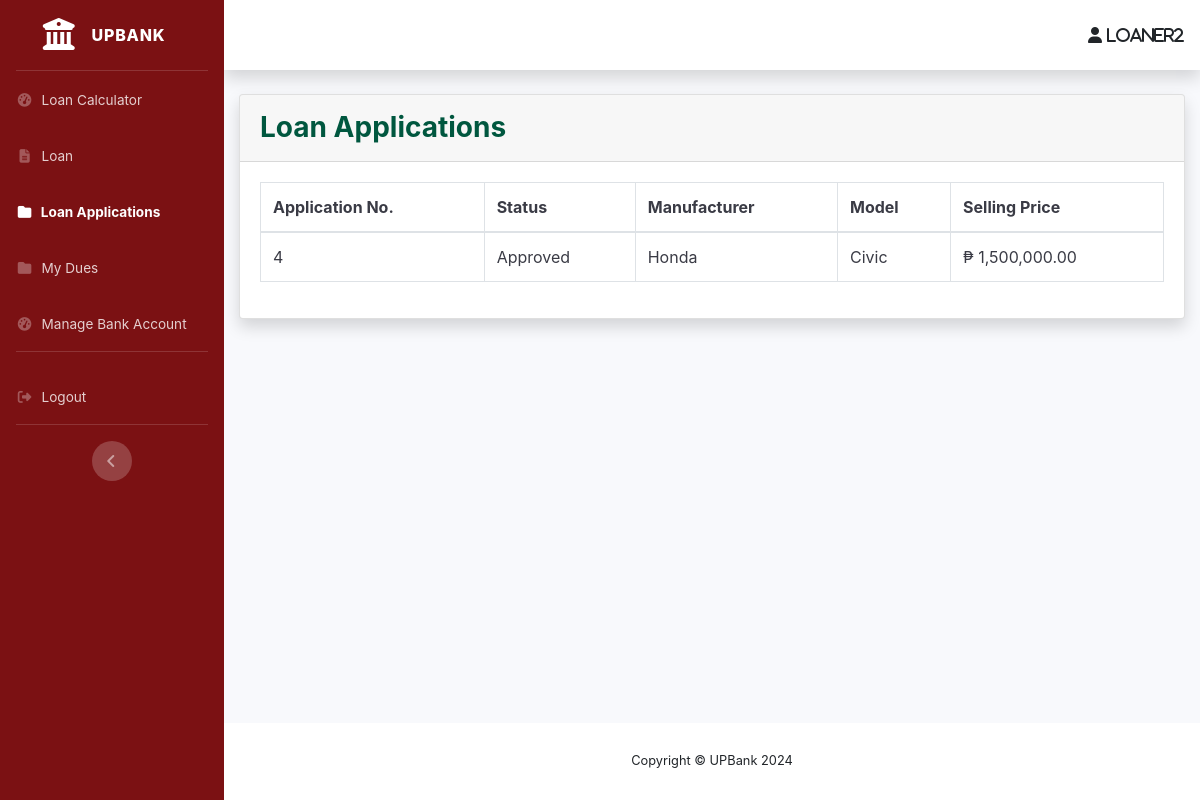
The page /borrower/view-loan-apps (signed in) on the database its author committed.
### loans_borrower/models.py (models this page shows, shortened)
class Loans(models.Model):
    STATUS = (
        ('For Review', 'For Review'),
        ('Approved', 'Approved'),
        ('Rejected', 'Rejected'),
    )
    CIV_STATUS = (
        ('Married', 'Married'),
        ('Separated', 'Separated'),
        ('Single', 'Single'),
        ('Widower', 'Widower'),
    )
    LEN_STAY = (
        ('Months', 'Months'),
        ('Years', 'Years'),
    )
    HOME_OWN = (
        ('Mortgage', 'Mortgage'),
        ('Rented', 'Rented'),
        ('Owned', 'Owned'),
        ('Used Free/Living with Parents/Relatives', 'Used Free/Living with Parents/Relatives'),
    )
    PHONE_TYPE = (
        ('Home', 'Home'),
        ('Mobile', 'Mobile'),
    )
    PRIME_INCOME = (
        ('Employment', 'Employment'),
        ('Business', 'Business'),
    )
    EMP_TYPE = (
        ('Local(Government)', 'Local(Government)'),
        ('Local(Private)', 'Local(Private)'),
        ('OFW Non-Immigrant(Government)', 'OFW Non-Immigrant(Government)'),
        ('OFW Non-Immigrant(Private)', 'OFW Non-Immigrant(Private)'),
    )
    LOAN_TAG = (
        ('Pending', 'Pending'),
        ('Delinquent', 'Delinquent'),
        ('In-Loan Default', 'In-Loan Default'),
        ('Completed', 'Completed'),
    )
    app_date = models.DateTimeField(null=True, blank=True)
    status = models.CharField(default='For Review',max_length=100, choices=STATUS, null=True)
    make = models.CharField(max_length=100, null=True, blank=False)
    model = models.CharField(max_length=100, null=True, blank=False)
    sell_price = models.DecimalField(max_digits=50, decimal_places=2, null=True, blank=False)
    dp_percent = models.PositiveIntegerField(null=True, blank=False)
    dp_amt = models.DecimalField(max_digits=50, decimal_places=2, null=True, blank=False)
    loan_amt = models.DecimalField(max_digits=50, decimal_places=2, null=True, blank=False)
    no_of_payments = models.IntegerField(null=True, blank=False)
    loan_bal = models.DecimalField(default=0,max_digits=50, decimal_places=2, null=True, blank=True)
    user = models.ForeignKey(User, on_delete=models.CASCADE, null=True, blank=True)
    first_name = models.CharField(max_length=100, null=True, blank=False)
    middle_name = models.CharField(max_length=100, null=True, blank=True)
    last_name = models.CharField(max_length=100, null=True, blank=False)
    birthdate = models.DateField(null=True, blank=False)
    civ_status = models.CharField(max_length=100, choices=CIV_STATUS, null=True, blank=False)
    unit_no = models.CharField(max_length=100, null=True, blank=False)
    condo_name = models.CharField(max_length=100, null=True, blank=True)
    street = models.CharField(max_length=100, null=True, blank=False)
    subdiv_brgy = models.CharField(max_length=100, null=True, blank=False)
    city = models.CharField(max_length=100, null=True, blank=False)
    municip_prov = models.CharField(max_length=100, null=True, blank=False)
    country = models.CharField(max_length=100, null=True, blank=False)
    len_stay = models.CharField(max_length=100, choices=LEN_STAY, null=True, blank=False)
    len_stay_num = models.IntegerField(null=True, blank=False)
    home_own = models.CharField(max_length=100, choices=HOME_OWN, null=True, blank=False)
    phone_type = models.CharField(max_length=100, choices=PHONE_TYPE, null=True, blank=False)
    home_num = models.CharField(max_length=100, null=True, blank=True)
    mobile_num = PhoneNumberField(max_length=100, null=True, blank=True)
    email_add = models.CharField(max_length=100, null=True, blank=False)
    prime_income = models.CharField(max_length=100, choices=PRIME_INCOME, null=True, blank=False)
    emp_type = models.CharField(max_length=100, choices=EMP_TYPE, null=True, blank=True)
    emp_name = models.CharField(max_length=100, null=True, blank=True)
    job_pos = models.CharField(max_length=100, null=True, blank=True)
    emp_tenure = models.CharField(max_length=100, choices=LEN_STAY, null=True, blank=True)
    emp_tenure_num = models.IntegerField(null=True, blank=True)
    emp_monthly_income = models.DecimalField(max_digits=50, decimal_places=2, null=True, blank=True)
    emp_work_no = models.CharField(max_length=100, null=True, blank=True)
    bsns_type = models.CharField(default="Self-Employed", max_length=100, null=True, blank=True)
    bsns_name = models.CharField(max_length=100, null=True, blank=True)
    bsns_tenure = models.CharField(max_length=100, choices=LEN_STAY, null=True, blank=True)
    bsns_tenure_num = models.IntegerField(null=True, blank=True)
    bsns_monthly_income = models.DecimalField(max_digits=50, decimal_places=2, null=True, blank=True)
    bsns_work_no = models.CharField(max_length=100, null=True, blank=True)
    bsns_unit_no = models.CharField(max_length=100, null=True, blank=True)
    bsns_condo_name = models.CharField(max_length=100, null=True, blank=True)
    bsns_street = models.CharField(max_length=100, null=True, blank=True)
    bsns_subdiv_brgy = models.CharField(max_length=100, null=True, blank=True)
    bsns_city = models.CharField(max_length=100, null=True, blank=True)
    bsns_municip_prov = models.CharField(max_length=100, null=True, blank=True)
    bsns_country = models.CharField(max_length=100, null=True, blank=True)
    loan_docs = models.FileField(upload_to='loan_docs/', null=True, blank=True)
    loan_tag = models.CharField(default='Pending', max_length=100, choices=LOAN_TAG, null=True, blank=True)

### loans_borrower/views.py (the view)
# urls.py: path('view-loan-apps', views.viewLoanApps, name="view-loan-apps"),
def viewLoanApps(request):
    user = request.user
    loans = Loans.objects.filter(user=user)
    data = {
        'loans' : loans,
    }
    return render(request, 'loans_borrower/view-loan-apps.html', data)

### bank_officer/templatetags/auth_extras.py (called while the page is built)
@register.filter(name='has_group')
def has_group(user, group_name):
    group = Group.objects.get(name=group_name)
    return True if group in user.groups.all() else False

### loans_borrower/templates/loans_borrower/view-loan-apps.html (shortened to what this page needs)
{% extends 'navbar/navbar.html' %}
{% load static %}
{% block content %}
{% load humanize %}
                    <div class="card shadow mb-4">
                        <div class="card-header py-3">
                            <h3 class="m-0 font-weight-bold" style="color:#00573f">Loan Applications</h3>
                        </div>
                        <div class="card-body">
                            <div class="table-responsive">
                                <table class="table table-hover table-bordered text-gray-900" id="dataTable" width="100%" cellspacing="0">
                                    <thead>
                                        <tr>
                                            <th>Application No.</th>
                                            <th>Status</th>
                                            <th>Manufacturer</th>
                                            <th>Model</th>
                                            <th>Selling Price</th>
                                        </tr>
                                    </thead>
                                    <tbody>
                                        {% for loan in loans %}
                                                <tr onclick="window.location='{% url 'view-loan-apps-info' loan.id %}'">
                                                    <td>{{loan.id}}</a></td>
                                                    <td>{{loan.status}}</td>
                                                    <td>{{loan.make}}</td>
                                                    <td>{{loan.model}}</td>
                                                    <td>₱ {{loan.sell_price|intcomma}}</td>
                                                </tr>
                                        {% endfor %}
                                    </tbody>
                                </table>
                            </div>
                        </div>
                    </div>
{% endblock content %}

### navbar/templates/navbar/navbar.html (shortened to what this page needs)
{% load auth_extras %}
{% load static %}
<!DOCTYPE html>
<html lang="en">
<head>
    <link rel="stylesheet" href="https://use.fontawesome.com/releases/v6.4.0/css/all.css">
    <link href="{% static 'vendor/fontawesome-free/css/all.min.css' %}" rel="stylesheet" type="text/css">
    <link href="{% static 'css/sb-admin-2.min.css' %}" rel="stylesheet">
    <link href="{% static 'vendor/datatables/dataTables.bootstrap4.min.css' %}" rel="stylesheet">
    <link href="https://stackpath.bootstrapcdn.com/bootstrap/4.3.1/css/bootstrap.min.css" rel="stylesheet">
</head>
<body id="page-top">
    <div id="wrapper">
        <ul class="navbar-nav bg-gradient-primary sidebar sidebar-dark accordion" style="background:#7b1113" id="accordionSidebar">
            <a class="sidebar-brand d-flex align-items-center justify-content-center" href="#">
                <div class="sidebar-brand-icon"><i class="fa fa-building-columns"></i></div>
                <div class="sidebar-brand-text mx-3">UPBank</div>
            </a>
            <hr class="sidebar-divider my-0">
            <li class="nav-item {% if request.resolver_match.view_name == 'loan-calculator' %}active{% endif %}">
                <a class="nav-link" href="{% url 'loan-calculator' %}">
                    <i class="fas fa-fw fa-tachometer-alt"></i>
                    <span>Loan Calculator</span></a>
            </li>
            <li class="nav-item">
                {% if not user.is_authenticated %}
                <li class="nav-item {% if request.resolver_match.view_name == 'login' %}active{% endif %}">
                    <a class="nav-link" href="{% url 'login' %}">
                        <i class="fas fa-fw fa-cog"></i>
                        <span>Login</span></a>
                <li class="nav-item {% if request.resolver_match.view_name == 'register' %}active{% endif %}">
                    <a class="nav-link" href="{% url 'register' %}">
                        <i class="fas fa-fw fa-table"></i>
                        <span>Register</span></a>
                </li>
                {% else %}
                    {% if request.user|has_group:"borrower" %}
                    <li class="nav-item {% if request.resolver_match.view_name == 'loan-apply' %}active{% endif %}">
                    <a class="nav-link" href="{% url 'loan-apply' %}">
                        <i class="fas fa-fw fa-file-alt"></i>
                        <span>Loan</span></a>
                    </li>
                    <li class="nav-item {% if request.resolver_match.view_name == 'view-loan-apps' %}active{% endif %}">
                    <a class="nav-link" href="{% url 'view-loan-apps' %}">
                        <i class="fas fa-fw fa-folder"></i>
                        <span>Loan Applications</span></a>
                    </li>
                    <li class="nav-item {% if request.resolver_match.view_name == 'my_dues' %}active{% endif %}">
                        <a class="nav-link" href="{% url 'my_dues' %}">
                            <i class="fas fa-fw fa-folder"></i>
                            <span>My Dues</span></a>
                        </li>
                        {% if request.user|has_group:"hasbankaccount" %}
                        <li class="nav-item {% if request.resolver_match.view_name == 'deposit-money' %}active{% endif %}">
                            <a class="nav-link" href="{% url 'deposit-money' %}">
                                <i class="fas fa-fw fa-tachometer-alt"></i>
                                <span>Manage Bank Account</span></a>
                        </li>
                        {% endif %}
                    {% endif %}
                {% endif %}
            </li>
            {% if user.is_authenticated %}
            <hr class="sidebar-divider">
            <li class="nav-item">
                <a class="nav-link" href="{% url 'logout' %}">
                    <i class="fas fa-fw fa-sign-out-alt"></i>
                    <span>Logout</span></a>
            </li>
            {% endif %}
            <hr class="sidebar-divider d-none d-md-block">
            <div class="text-center d-none d-md-inline">
                <button class="rounded-circle border-0" id="sidebarToggle"></button>
            </div>
        </ul>
        <div id="content-wrapper" class="d-flex flex-column">
            <div id="content">
                <nav class="navbar navbar-expand navbar-light bg-white topbar mb-4 static-top shadow">
                    <ul class="navbar-nav ml-auto">
                        <i class="fa-solid fa-user" onclick="location.href='{% url 'profile' %}'" title="View Profile" style="cursor: pointer;"> {{user.username}}</i>
                    </ul>
                </nav>
                <div class="container-fluid">
                    {% block content %}
                    {% endblock content %}
                </div>
            </div>
            <footer class="sticky-footer bg-white">
                <div class="container my-auto">
                    <div class="copyright text-center my-auto">
                        <span>Copyright &copy; UPBank 2024</span>
                    </div>
                </div>
            </footer>
        </div>
    </div>
</body>
</html>

### rows shown on the page
Loans: id "4", status "Approved", make "Honda", model "Civic", sell_price "1,500,000.00"

### other values the page prints
{{ user.username }} "loaner2"
